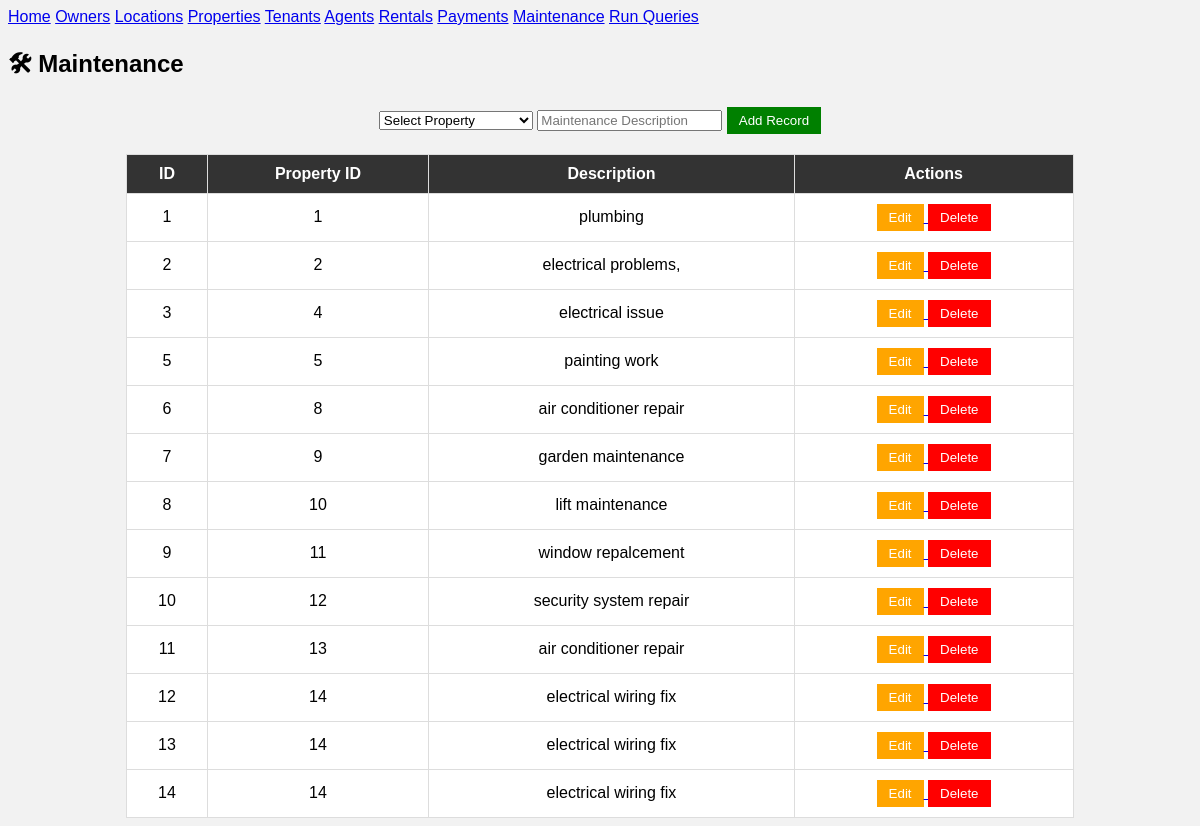
The app's page /maintenance with its own data.
### tables this page shows
CREATE TABLE maintenance(id INTEGER PRIMARY KEY AUTOINCREMENT, property_id INTEGER, description TEXT);

### app.py (the view, shortened to what this page needs)
@app.route("/maintenance", methods=["GET","POST"])
def maintenance():
    conn = get_db()
    cur = conn.cursor()
    cur.execute("SELECT * FROM maintenance")
    maintenance = cur.fetchall()
    cur.execute("SELECT * FROM properties")
    properties = cur.fetchall()
    conn.close()
    return render_template(
        "maintenance.html",
        maintenance=maintenance,
        properties=properties
    )

### app.py (called while the page is built)
def get_db():
    conn = sqlite3.connect("realestate.db")
    conn.row_factory = sqlite3.Row
    return conn

### templates/maintenance.html (shortened to what this page needs)
{% extends "base.html" %}
{% block content %}
<div class="card">
    <h2>🛠 Maintenance</h2>
    <form method="POST">
        <select name="property_id" required>
            <option value="">Select Property</option>
        </select>
        <input type="text" name="description" placeholder="Maintenance Description" required>
        <button class="add">Add Record</button>
    </form>
</div>
<div class="card">
    <table>
        <tr>
            <th>ID</th>
            <th>Property ID</th>
            <th>Description</th>
            <th>Actions</th>
        </tr>
        {% for m in maintenance %}
        <tr>
            <td>{{ m["id"] }}</td>
            <td>{{ m["property_id"] }}</td>
            <td>{{ m["description"] }}</td>
  <td>
<a href="/edit_maintenance/{{m['id']}}">
<button class="edit">Edit</button>
</a>
<a href="/delete_maintenance/{{m['id']}}" onclick="return confirm('Delete record?')">
<button class="delete">Delete</button>
</a>
</td>
        </tr>
        {% endfor %}
    </table>
</div>
{% endblock %}

### static/style.css (style rules this page uses)
body { background: linear-gradient(135deg, #1e3c72, #2a5298); min-height: 100vh; font-family: 'Segoe UI', Tahoma, Geneva, Verdana, sans-serif; }

### templates/maintenance.html (style rules this page uses)
body { font-family:Arial; background:#f2f2f2; }
table { width:80%; margin:auto; border-collapse:collapse; background:white; }
th,td { border:1px solid #ddd; padding:10px; text-align:center; }
th { background:#333; color:white; }
button { padding:6px 12px; cursor:pointer; border:none; }
.add { background:green; color:white; }
.edit { background:orange; color:white; }
.delete { background:red; color:white; }
form { text-align:center; margin:20px; }

### records on screen
maintenance: id "1", property_id "1", description "plumbing"
maintenance: id "2", property_id "2", description "electrical problems,"
maintenance: id "3", property_id "4", description "electrical issue"
maintenance: id "5", property_id "5", description "painting work"
maintenance: id "6", property_id "8", description "air conditioner repair"
maintenance: id "7", property_id "9", description "garden maintenance"
maintenance: id "8", property_id "10", description "lift maintenance"
maintenance: id "9", property_id "11", description "window repalcement"
maintenance: id "10", property_id "12", description "security system repair"
maintenance: id "11", property_id "13", description "air conditioner repair"
maintenance: id "12", property_id "14", description "electrical wiring fix"
maintenance: id "13", property_id "14", description "electrical wiring fix"
maintenance: id "14", property_id "14", description "electrical wiring fix"
